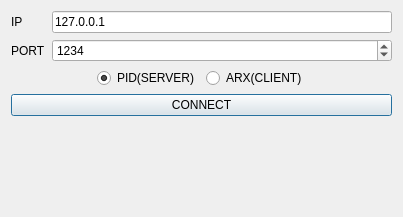
<?xml version="1.0" encoding="UTF-8"?>
<ui version="4.0">
 <class>ServerDialog</class>
 <widget class="QDialog" name="ServerDialog">
  <property name="geometry">
   <rect>
    <x>0</x>
    <y>0</y>
    <width>403</width>
    <height>217</height>
   </rect>
  </property>
  <property name="windowTitle">
   <string>Dialog</string>
  </property>
  <layout class="QFormLayout" name="formLayout">
   <item row="0" column="0">
    <widget class="QLabel" name="label">
     <property name="text">
      <string>IP</string>
     </property>
    </widget>
   </item>
   <item row="0" column="1">
    <widget class="QLineEdit" name="ip_text">
     <property name="text">
      <string>127.0.0.1</string>
     </property>
    </widget>
   </item>
   <item row="2" column="0">
    <widget class="QLabel" name="label_2">
     <property name="text">
      <string>PORT</string>
     </property>
    </widget>
   </item>
   <item row="6" column="0" colspan="2">
    <widget class="QPushButton" name="connect_button">
     <property name="text">
      <string>CONNECT</string>
     </property>
    </widget>
   </item>
   <item row="4" column="0" colspan="2">
    <layout class="QHBoxLayout" name="horizontalLayout">
     <item>
      <spacer name="horizontalSpacer">
       <property name="orientation">
        <enum>Qt::Orientation::Horizontal</enum>
       </property>
       <property name="sizeHint" stdset="0">
        <size>
         <width>40</width>
         <height>20</height>
        </size>
       </property>
      </spacer>
     </item>
     <item>
      <widget class="QRadioButton" name="server_radio">
       <property name="text">
        <string>PID(SERVER)</string>
       </property>
       <property name="checked">
        <bool>true</bool>
       </property>
      </widget>
     </item>
     <item>
      <widget class="QRadioButton" name="client_radio">
       <property name="text">
        <string>ARX(CLIENT)</string>
       </property>
      </widget>
     </item>
     <item>
      <spacer name="horizontalSpacer_2">
       <property name="orientation">
        <enum>Qt::Orientation::Horizontal</enum>
       </property>
       <property name="sizeHint" stdset="0">
        <size>
         <width>40</width>
         <height>20</height>
        </size>
       </property>
      </spacer>
     </item>
    </layout>
   </item>
   <item row="2" column="1">
    <widget class="QSpinBox" name="port_spin">
     <property name="maximum">
      <number>65535</number>
     </property>
     <property name="value">
      <number>1234</number>
     </property>
    </widget>
   </item>
  </layout>
 </widget>
 <resources/>
 <connections/>
</ui>
